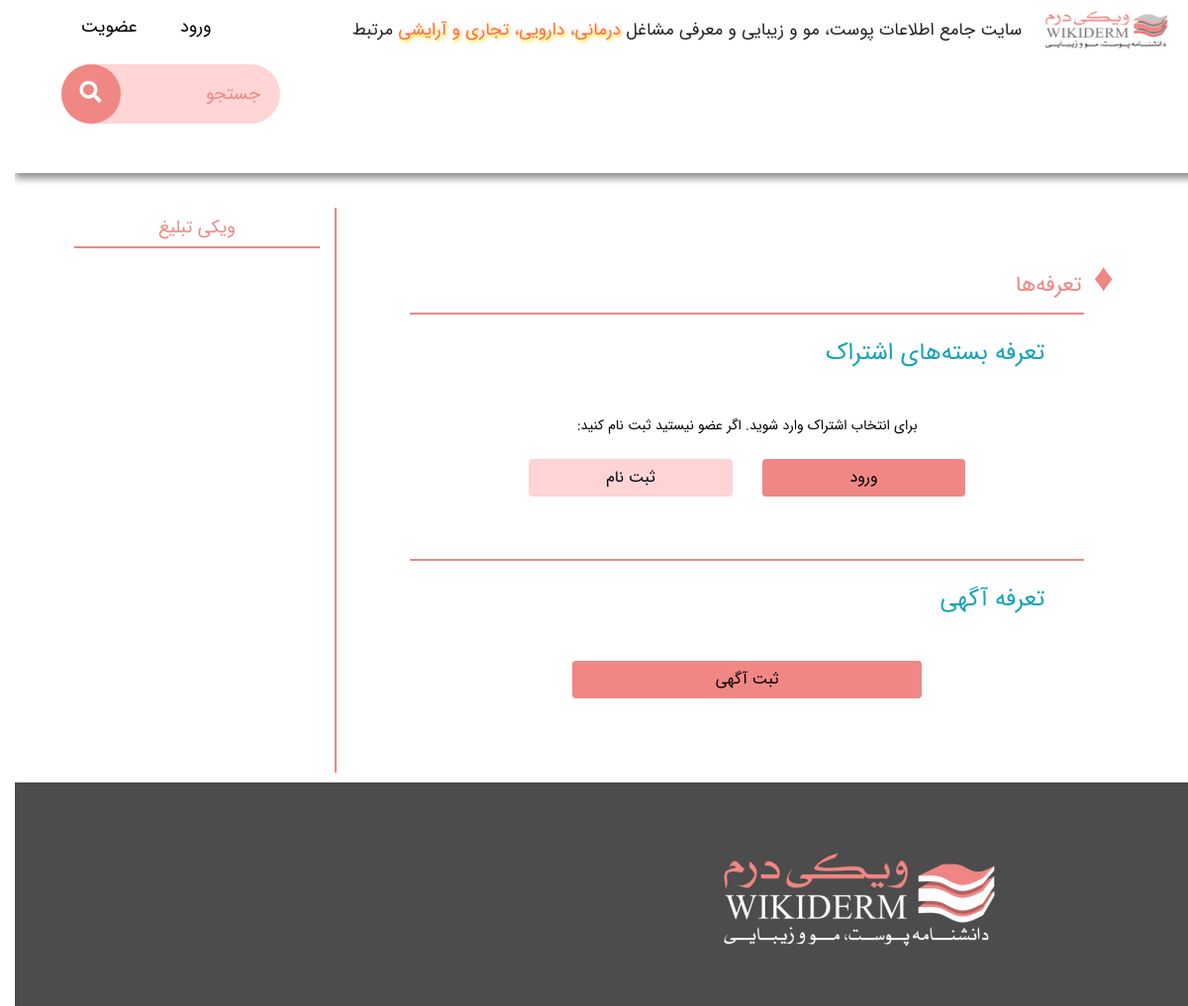
The page /tarafe.php on the database as committed earlier.
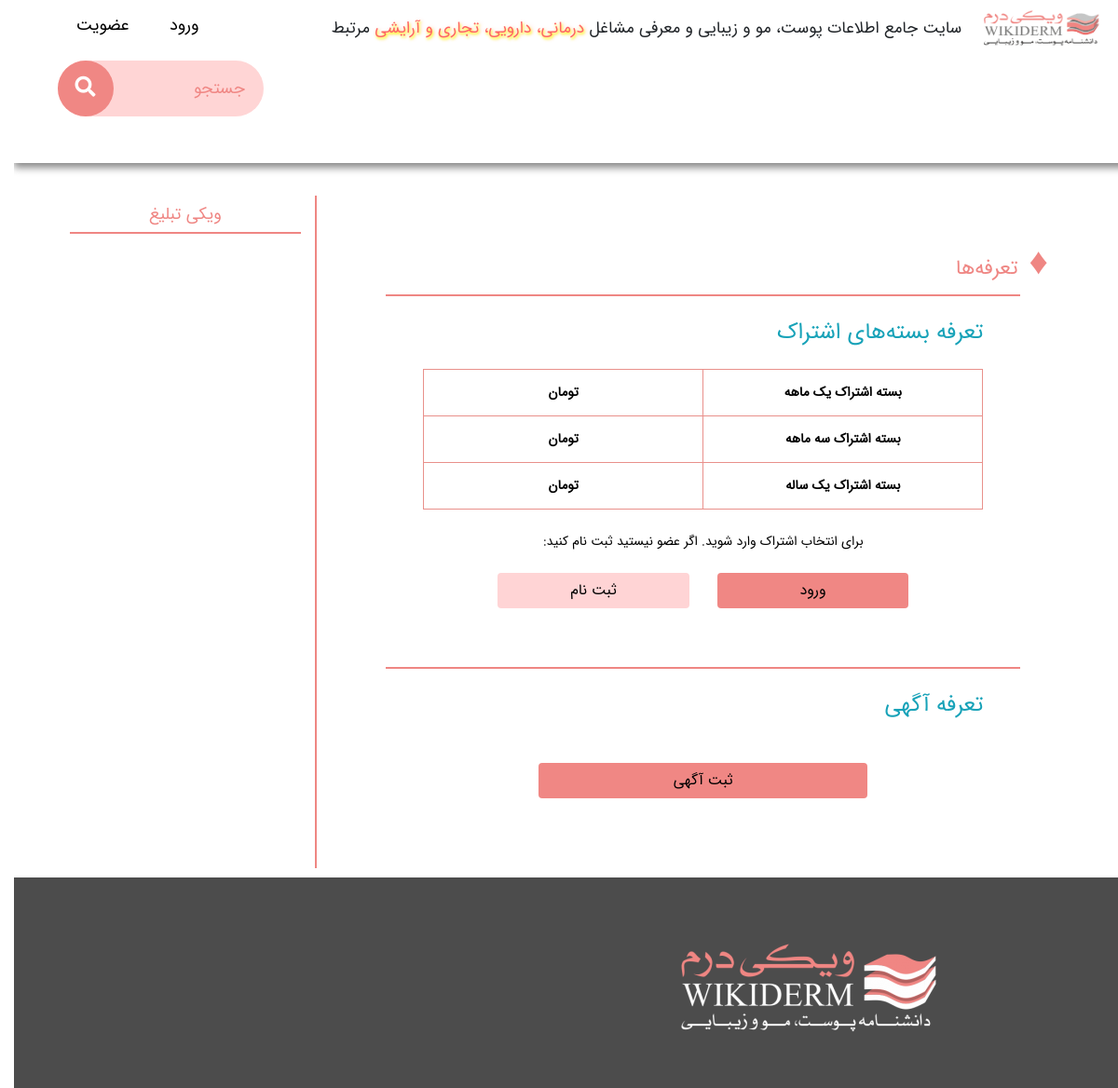
The same page on the database as committed later.
### tables this page shows
CREATE TABLE userEshterak(ID int NOT NULL AUTO_INCREMENT,
                  name VARCHAR(300),
                  qeimat VARCHAR(100),
                  image VARCHAR(1000),
                  tozihat VARCHAR(1000),
  PRIMARY KEY (ID)) DEFAULT CHARSET=utf8;

### tarafe.php (the view, shortened to what this page needs)
<?php
include 'Settings.php';
?>
<!DOCTYPE html>
<html lang="fa" dir="rtl">
<head>
    <link rel="stylesheet" href="/css/bootstrap.css"/>
    <link rel="stylesheet" href="/css/global.css"/>
    <link rel="stylesheet" href="/css/tarafe.css"/>
    <link href="/css/font-awesome/font-awesome.min.css" rel="stylesheet" type="text/css">
    <link rel="stylesheet" href="https://use.fontawesome.com/releases/v5.6.3/css/all.css">
</head>
<body>
<?php
include 'header.php';
?>
<div class="container">
    <div  id="main" class="home_main row">
        <div class="col-md-12">
            <div class="mainDiv col-md-9 col-12 text-right">
                <div class="col-md-12 ">
                    <div class="col-md-12">
                        <h1> <span class="fontDiam"> &#9830; </span>
                          تعرفه‌ها
                        </h1>
                        <div class="text-justify blackCol box">
                            <div class="col-md-12 ">
                                <h2 class="text-info h4 mb-4">
                                    تعرفه بسته‌های اشتراک
                                </h2>
                                <table class="m-auto typeTable w-100" >
                                    <?php
                                    $query = "SELECT * FROM usereshterak;";
                                    $result = $connection->query($query);
                                    while ($row = $result->fetch_assoc()) {
                                        $name = $row['name'];
                                        $id = $row['ID'];
                                        $price = $row['qeimat'];
                                        if($id!=4) {
                                            ?>
                                            <tr>
                                                <th>بسته اشتراک <?php echo $name; ?></th>
                                                <th><?php echo $price; ?> تومان</th>
                                            </tr>
                                            <?php
                                        }
                                    }
                                    ?>
                                </table>
                                <div class="mt-4 mb-2 text-center">برای انتخاب اشتراک وارد شوید. اگر عضو نیستید ثبت نام کنید:</div>
                                <div class="col-md-10 row mt-4 ml-auto mr-auto">
                                    <div class="col-md-6 col-12 mb-2">
                                        <a href="/loginRegister.php?request=login">
                                            <div class="btn  login w-100">ورود</div>
                                        </a>
                                    </div>
                                    <div class="col-md-6 col-12 mb-2">
                                        <a href="/loginRegister.php?request=register">
                                            <div class="btn register w-100">ثبت نام</div>
                                        </a>
                                    </div>
                                </div>
                            </div>
                        </div>
                        <div class="text-justify blackCol box">
                            <div class="col-md-12 ">
                                <h2 class="text-info h4 mb-4">
                                    تعرفه آگهی
                                </h2>
                                <div class="col-md-10 row mt-4 ml-auto mr-auto">
                                    <a href="/advertisement.php" class="w-75 m-auto">
                                        <div class="btn  login w-100">ثبت آگهی</div>
                                    </a>
                                </div>
                            </div>
                        </div>
                    </div>
                </div>
            </div>
            <div class="leftDiv col-md-3 col-12">
                <div class="col-md-12 text-center addSub float-left">
                    <h3>
                        ویکی تبلیغ
                    </h3>
                </div>
            </div>
        </div>
    </div>
</div>
<?php
include 'footer.php';
?>
</body>
</html>

### header.php (shortened to what this page needs)
<div class="header col-lg-12 col-md-12 headerfix hidden-xs hidden-sm hiddenthisxs">
    <div class="headerall">
        <div class="row">
            <div class="float-right padding20_0 col-md-10 row">
                <div class="col-md-2 ml-3 mr-3 float-right paddleft0">
                    <a href="/">
                        <img src="/images/wikiderm-logo-180-544--300x99.png" width="90%" height="90%" alt="logo">
                    </a>
                </div>
                <div class="col-md-9 headerH text-sm-right">
                    <h1 class="small">
                        سایت جامع اطلاعات  پوست،  مو و زیبایی و معرفی مشاغل
                        <span class="specialSpan">
                               درمانی، دارویی، تجاری و آرایشی
                        </span>
                        مرتبط
                    </h1>
                </div>
            </div>
            <div class="col-md-2 log_reg_block row">
                <?php
                if (!isset($_SESSION["logged_in"]) || $_SESSION['logged_in']!=true) {
                    ?>
                    <div class="m-auto"><a class="dark_text" href="/loginRegister.php?request=login">ورود</a></div>
                    <div class="m-auto"><a class="dark_text" href="/loginRegister.php?request=register">عضویت</a></div>
                    <?php
                }else{
                    ?>
                    <div class="m-auto"><a class="dark_text" href="/profile.php">پروفایل کاربری</a></div>
                    <div class="m-auto"><a class="dark_text" href="/Logout.php">خروج</a></div>
                    <?php
                }
                ?>
            </div>
        </div>
        <div class="row">
            <div class="col-md-12 search">
                <div id="sb-search" class="sb-search float-left">
                    <form method="get" action="/search.php" class="float-left">
                        <input class="sb-search-input" placeholder="جستجو" type="search" value="" name="search" id="search">
                        <button class="sb-search-submit sb-icon-search" type="submit" value=""><i class="fa fa-search"></i></button>
                    </form>
                </div>
            </div>
        </div>
        <div class="menu">
        </div>
    </div>
</div>

### footer.php (shortened to what this page needs)
<div class="footer col-md-12 col-12" ID="footer">
    <div class="row mt-5">
        <div class="col-md-7">
            <img src="/images/wikiderm-logo-180-544-invers--300x100.png" class="d-block mx-auto">
        </div>
        <div class="col-md-2">
        </div>
    </div>
    <div class="footInfo mt-4 mb-4 mr-auto ml-auto">
    </div>
</div>

### css/global.css (style rules this page uses)
body { font-family: IRANSans,BYekan; max-width: 1600px; margin: auto; }
a { text-decoration: none; }
.footer { background-color: rgb(76,76,76); float: left; }
.footInfo { font-size: 20px; margin: 20px; padding-top: 10px; }
.header { width: 100%; padding: 0; margin: 0 0 5px 0; }
.header .menu { width: 100%; display: table; margin: 0 auto; padding: 0; height: 50px; line-height: 50px; text-align: center; top: 72px; }
.header .menu { top: 0px; }
.dark_text { color: black; }
.header .headerall { width: 100%; max-width: 1600px; box-shadow: 0 5px 8px #888888; z-index: 1000; background-color: white; font-size: 22px; }
.padding20_0 { padding-top: 10px; }
.paddleft0 { padding-left: 0; }
.headerH { padding-top: 10px; padding-right: 0; }
.log_reg_block { font-size: 18px; }
.search { font-size: 18px; padding: 0 5%; }
.sb-search { position: relative; margin-top: 10px; width: 20%; min-width: 60px; height: 60px; overflow: hidden; -webkit-transition: width 0.3s; -moz-transition: width 0.3s; transition: width 0.3s; -webkit-backface-visibility: hidden; }
.sb-search-input { position: absolute; top: 0; right: 0; border: none; outline: none; background: rgb(255,213,213); width: 100%; height: 60px; margin: 0; z-index: 10; padding: 20px 20px 20px 65px; font-size: 18px; border-radius: 30px; }
.sb-icon-search, .sb-search-submit { width: 60px; height: 60px; display: block; position: relative; right: 0; top: 0; padding: 0; margin: 0; line-height: 60px; text-align: center; cursor: pointer; }
.sb-search-submit { background: #fff; -ms-filter: "progid:DXImageTransform.Microsoft.Alpha(Opacity=0)"; filter: alpha(opacity=0); opacity: 1; color: transparent; border: none; outline: none; z-index: -1; }
.sb-icon-search { color: #fff; background: rgb(240,135,132); z-index: 90; font-size: 22px; speak: none; font-style: normal; font-weight: normal; font-variant: normal; text-transform: none; -webkit-font-smoothing: antialiased; border-radius: 50%; }
.addSub { color: rgb(239,134,131); border-style: solid; border-width: 0px 0px 2px 0px; border-color: rgb(239,134,131); margin-bottom: 10px; }
.blackCol { color: black; font-size: 14px; line-height: 20px; }
.addSub h3 { font-size: 18px; }
#main { transition: margin-left .5s; padding: 20px 0; }
.specialSpan { text-shadow: 1px 2px 3px #FFFF00, 2px 1px 5px rgb(255,200,200); color: rgb(255,100,100); }

### css/tarafe.css (style rules this page uses)
.leftDiv { float: right; padding-top: 20px; }
.mainDiv { border-style: solid; border-width: 0px 0px 0px 2px; border-color: rgb(239,134,131); margin: 10px 0px; padding-top: 50px; float: right; color: rgb(239,134,131); height: 100%; }
h1 { font-size: 22px; }
.fontDiam { font-size: 40px; }
.box { border-style: solid; border-width: 2px 0px 0px 0px; border-color: rgb(239,134,131); margin-bottom: 30px; width: 92%; margin-right: 4%; margin-left: 4%; padding: 25px; }
.typeTable th { border: 1px solid rgb(233,144,139); width: 33%; height: 50px; text-align: center; }
.login { background-color: rgb(240,135,132); color: black; }
.register { background-color: rgb(255,212,213); color: black; }

Rows that differ between the two databases and show on the page:
added usereshterak: name "یک ماهه"
added usereshterak: name "سه ماهه"
added usereshterak: name "یک ساله"
